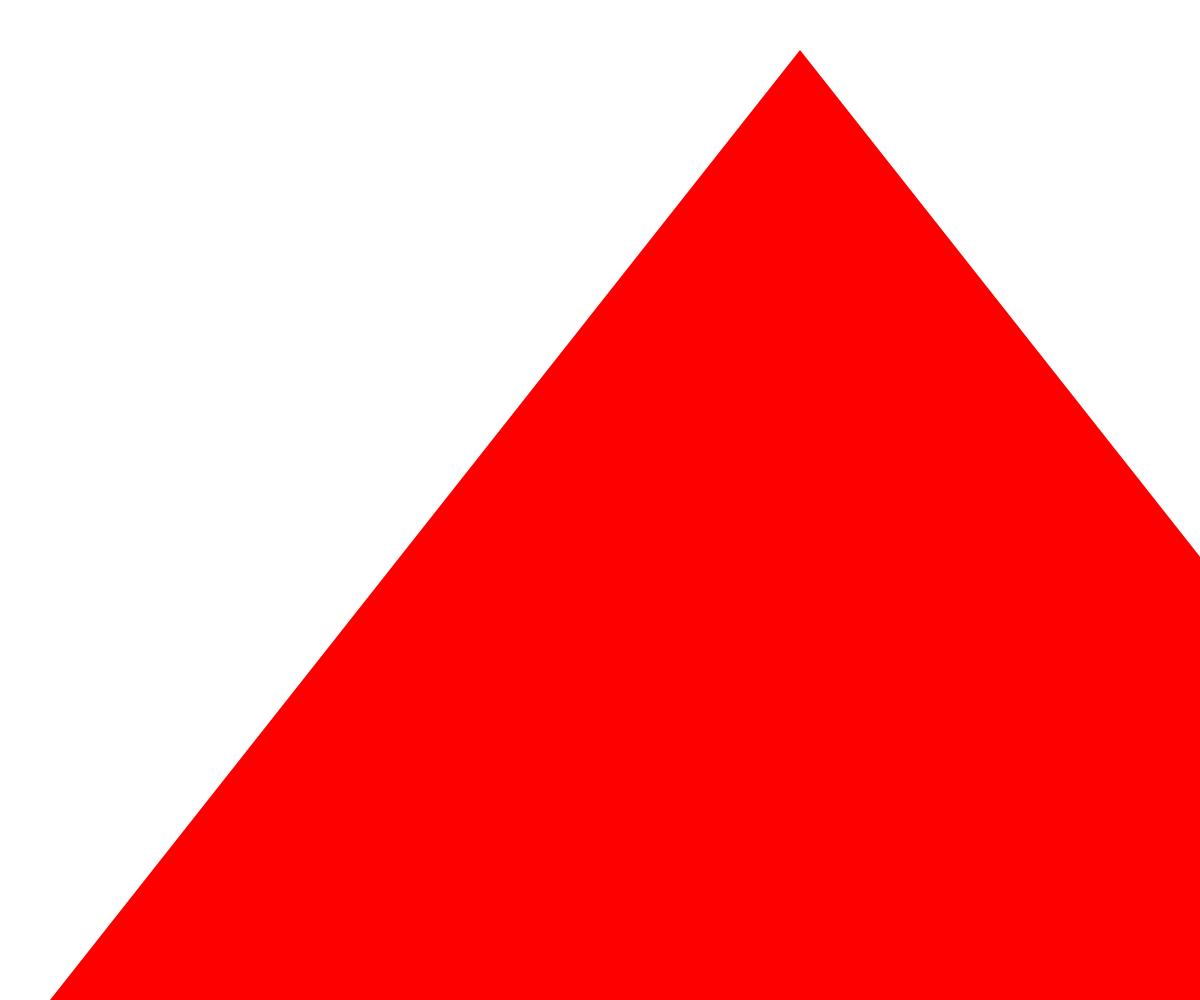
Frame 1 (no input)
Frame 60 (no input): identical to frame 1, image omitted
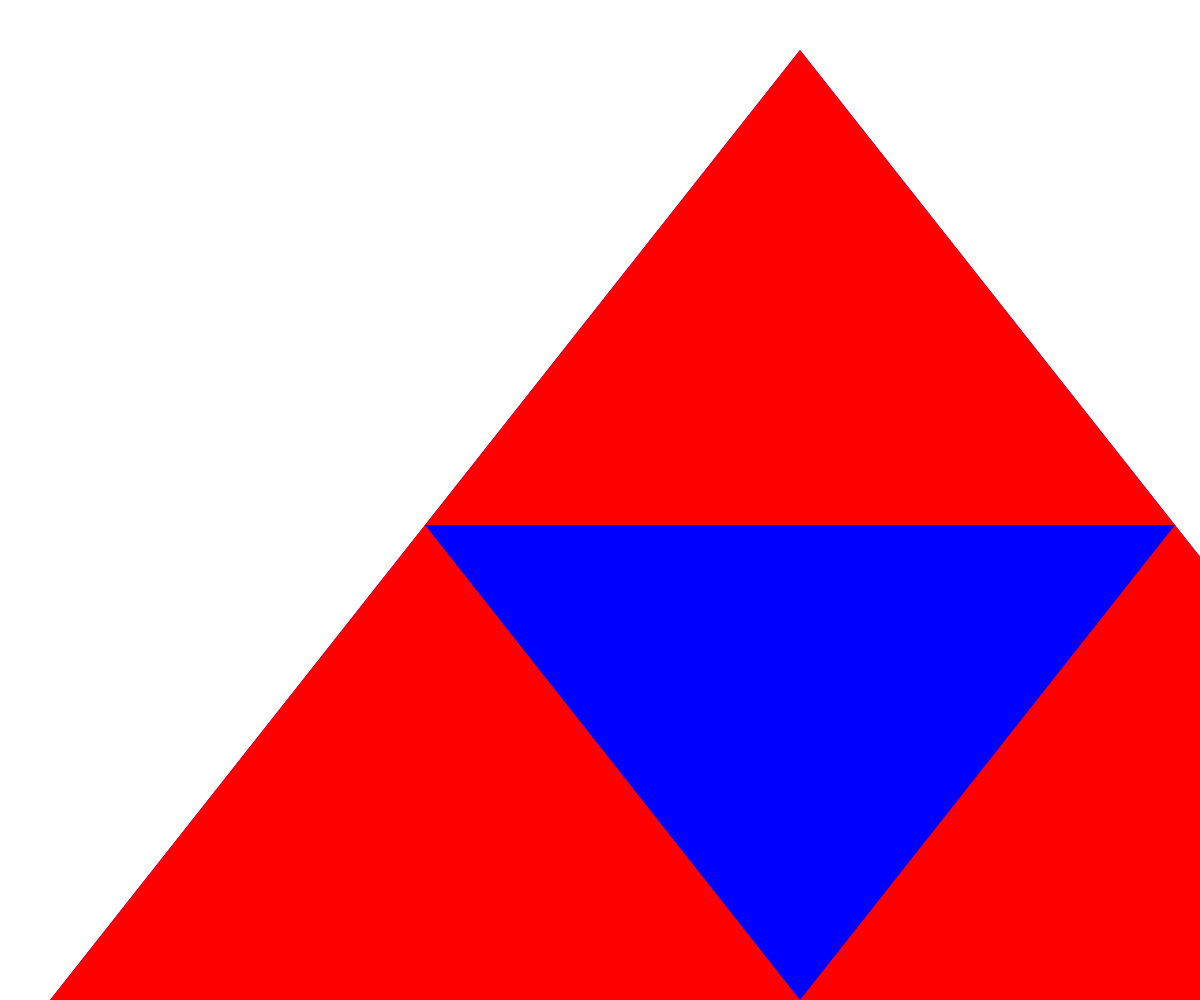
Frame 120 (the mouse pressed at the canvas centre since frame 60)

The p5.js sketch that drew these frames (run headless with seeded random() and noise() and a simulated clock; from frame 60 on, the mouse is pressed at the canvas centre):

// p5.js sketch
// ── sketch.js
// Sierpinski Triangle Recursion Demo
// based off a Python version here: https://runestone.academy/runestone/static/pythonds/Recursion/pythondsSierpinskiTriangle.html

let initialTriangle = [
  {x: 800, y: 50},
  {x: 50, y: 1000},
  {x: 1550, y: 1000}
];

let theDepth = 0;
let theColors = ["red", "blue", "cyan", "yellow", "pink", "black", "lightgreen", "purple", "grey"];

async function setup() {
  createCanvas(windowWidth, windowHeight);
  noStroke();
  sierpinski(initialTriangle, theDepth);
}

function draw() {
}

function mousePressed() {
  if (theDepth < 8) {
    theDepth++;
    background("white");
    sierpinski(initialTriangle, theDepth);
  }
}

function sierpinski(points, depth) {
  fill(theColors[depth]);
  triangle(points[0].x, points[0].y,
           points[1].x, points[1].y,
           points[2].x, points[2].y,
  );

  //base case
  if (depth > 0) {
    //top triangle
    sierpinski([points[0],
                midpoint(points[0], points[1]),
                midpoint(points[0], points[2])],
                depth - 1);

    //bottom right triangle
    sierpinski([points[2],
                midpoint(points[1], points[2]),
                midpoint(points[0], points[2])],
                depth - 1);

    //bottom left triangle
    sierpinski([points[1],
                midpoint(points[0], points[1]),
                midpoint(points[1], points[2])],
                depth - 1);
  }
}

function midpoint(point1, point2) {
  let midX = (point1.x + point2.x) / 2;
  let midY = (point1.y + point2.y) / 2;
  return {x: midX, y: midY};
}
